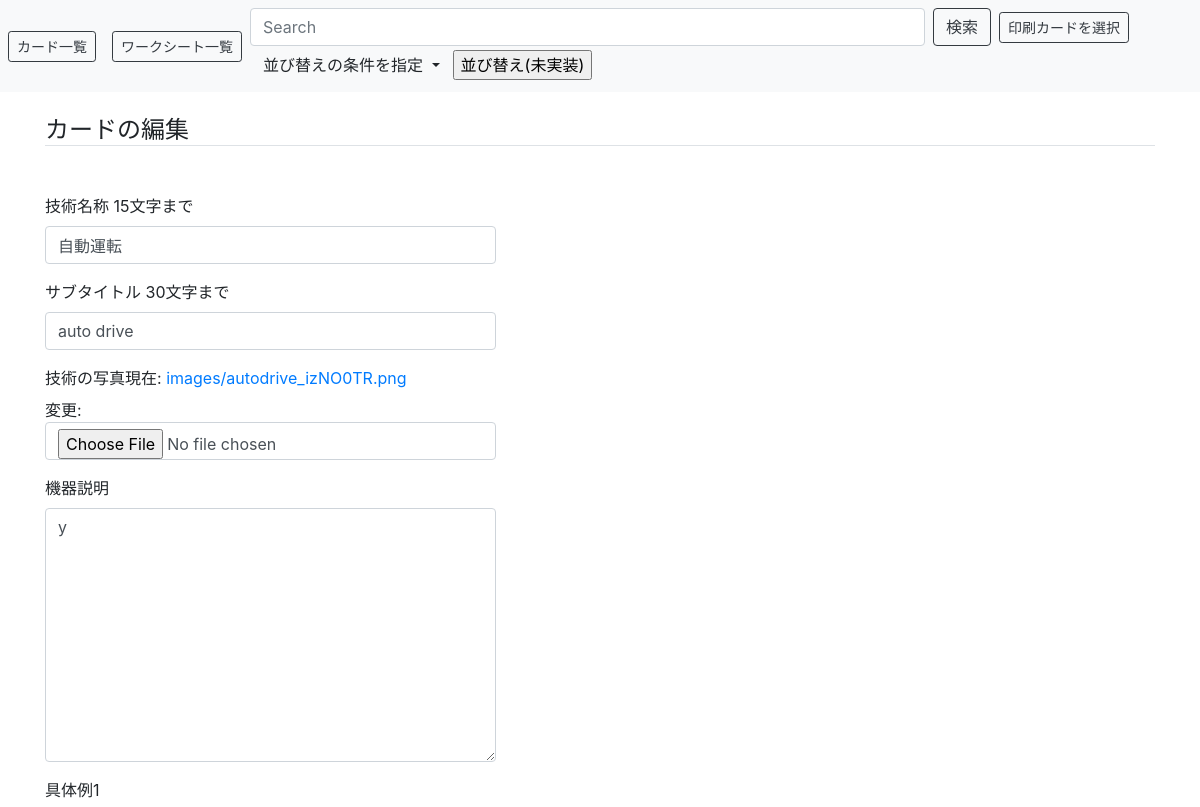
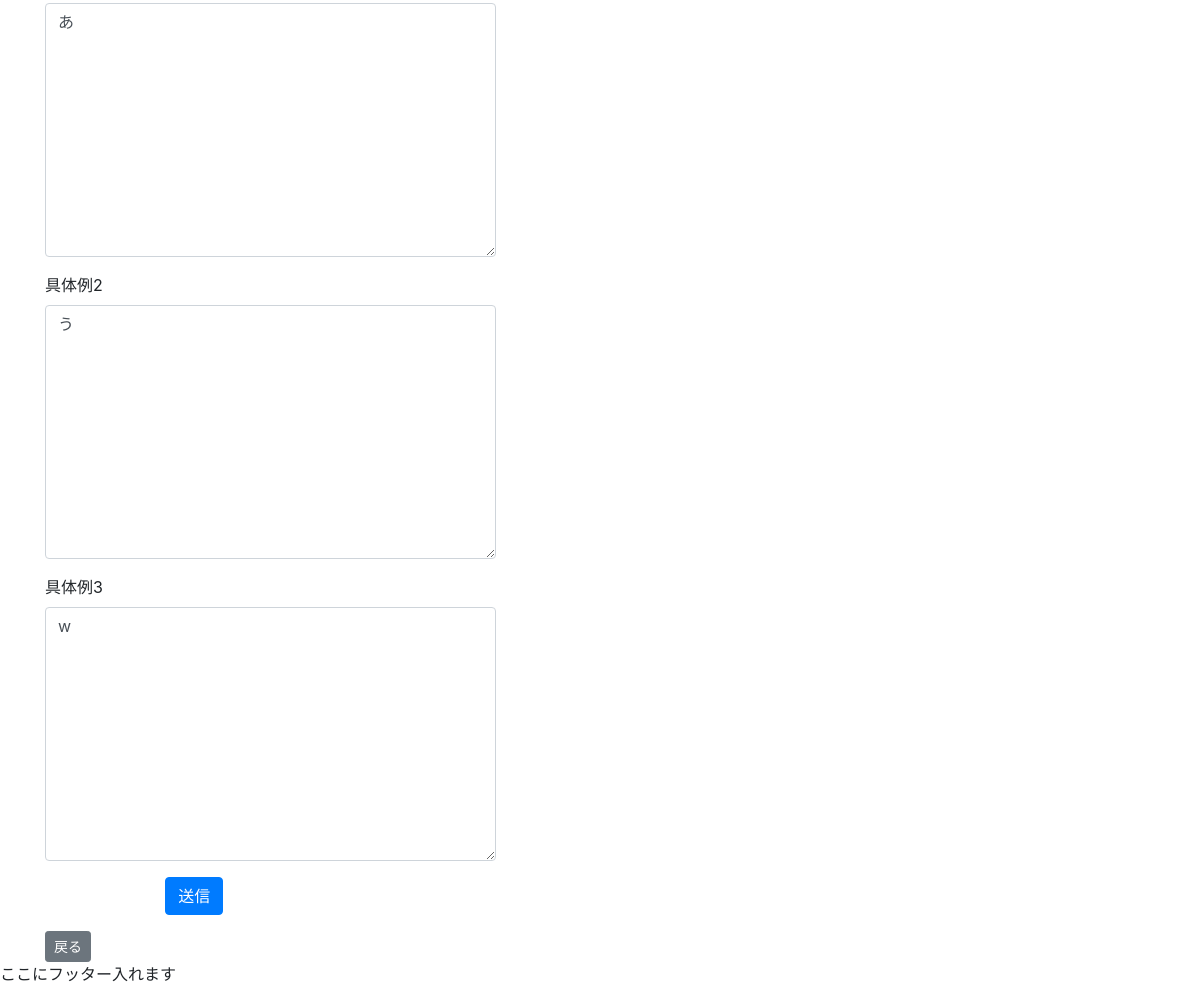
The page /card/mod/1/ on the database as committed earlier (2 pictures, top to bottom).
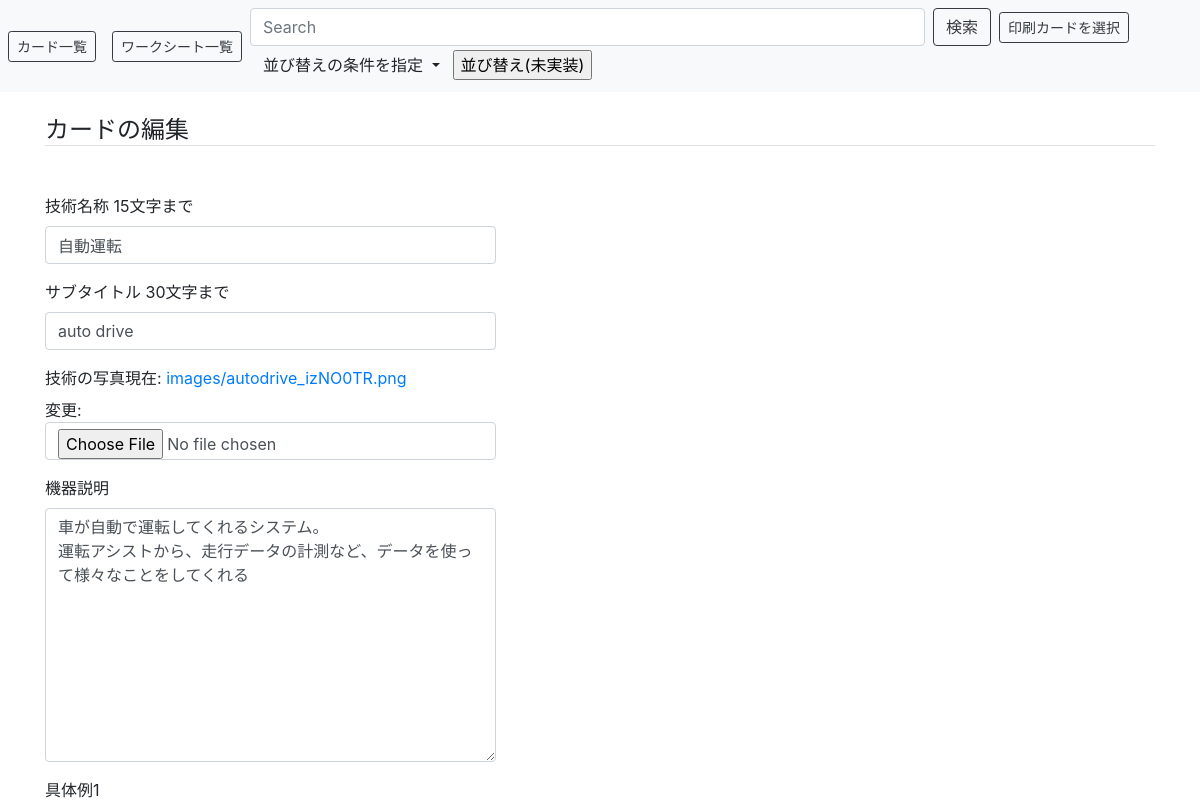
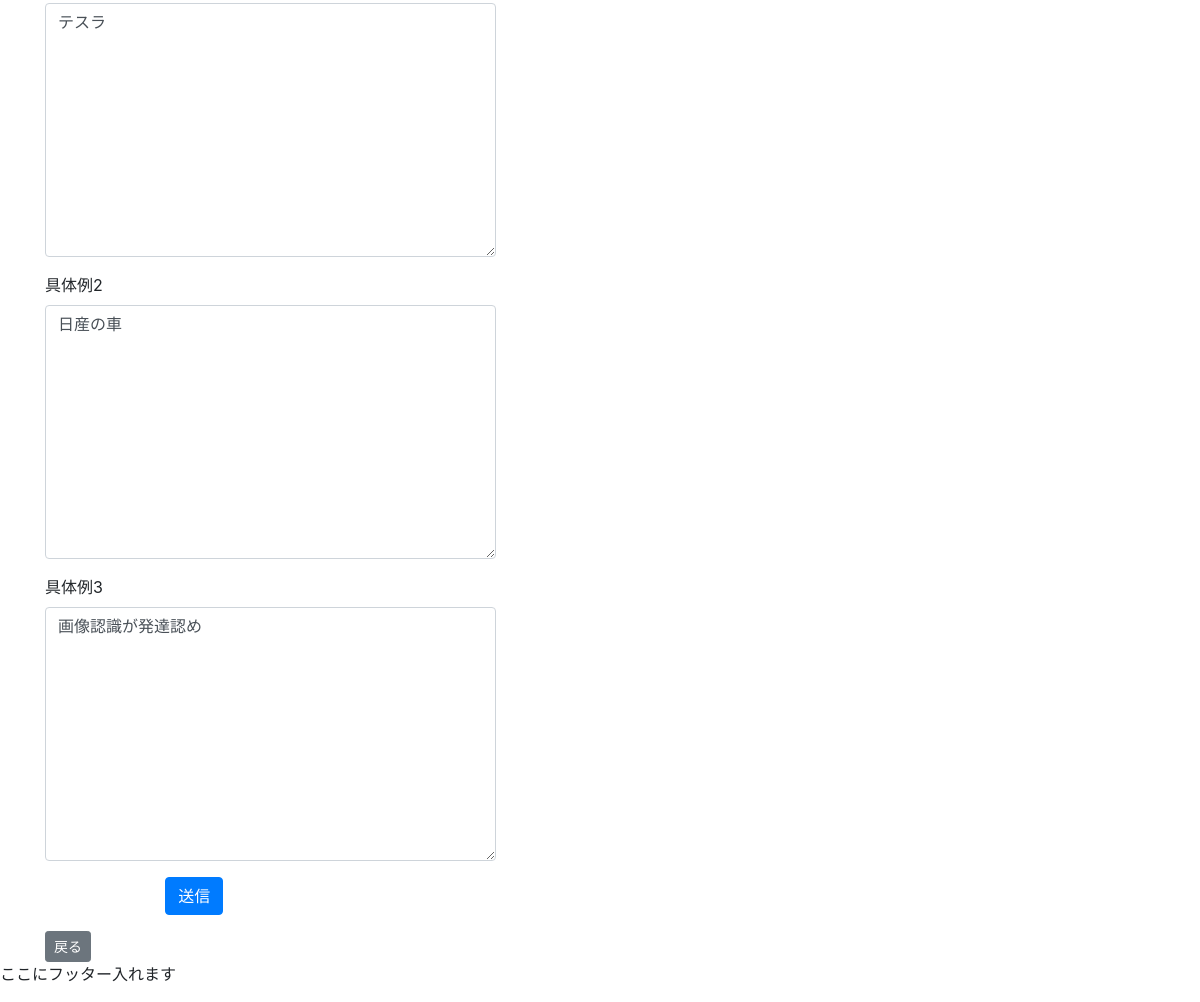
The same page on the database as committed later (2 pictures, top to bottom).
### cms/models.py (models this page shows, shortened)
class Card(models.Model):
    title = models.CharField('技術名称 15文字まで', max_length=15)
    subtitle = models.CharField('サブタイトル 30文字まで', max_length=30, blank=True, null=True)
    tags =  TaggableManager('タグ', blank=True) #タグ付する
    tecimg = models.ImageField(verbose_name='技術の写真', upload_to='images/',) #imagefild->filefildにしたら動画もいけるようになるかも
    tec_desc = models.TextField('機器説明 ',)
    desc1 = models.TextField('具体例1 ',) #必要に応じて追加できるようにしたい
    desc2 = models.TextField('具体例2 ',)
    desc3 = models.TextField('具体例3',)
    created_at = models.DateTimeField('作成日', auto_now_add=True)

### cms/views.py (the view)
# urls.py: path('card/mod/<int:card_id>/', views.card_edit, name='card_mod'),  # 修正
def card_edit(request, card_id=None):
    if card_id:   # card_id が指定されている (修正時)
        card = get_object_or_404(Card, pk=card_id)
    else:         # card_id が指定されていない (追加時)
        card = Card()
    if request.method == 'POST':
        card = Card()#格納するためのインスタンスを作成
        form = CardForm(request.POST, request.FILES, instance=card,)  # POST された request データからフォームを作成、描画
        if form.is_valid():    # フォームのバリデーション
            card = form.save(commit=False)
            card.save()
            return redirect('cms:card_list')
    else:    # GET の時
        form = CardForm(instance=card)  # card インスタンスからフォームを作成
    return render(request, 'cms/card_edit.html', dict(form=form, card_id=card_id))

### cms/forms.py
class CardForm(ModelForm):
    def __init__(self, *args, **kwd):
        super(CardForm, self).__init__(*args, **kwd)
        self.fields["subtitle"].required = False
        self.fields["desc2"].required = False
        self.fields["desc3"].required = False
    class Meta:
        model = Card
        fields = ('title','subtitle', 'tags', 'tecimg', 'tec_desc', 'desc1','desc2','desc3')

### cms/templates/cms/card_edit.html (shortened to what this page needs)
{% extends "cms/base.html" %}
{% load bootstrap4 %}
{% block content %}
    <h4 class="mt-4 mb-5 border-bottom">カードの編集</h4>
     <div class="d-flex flex-wrap">
      <div>
      {% if card_id %}
        <form method="POST" class="post-form" enctype="multipart/form-data" action="{% url 'cms:card_mod' card_id=card_id %}">
      {% else %}
        <form method="POST" class="post-form" enctype="multipart/form-data" action="{% url 'cms:card_add' %}">
      {% endif %}
      {% bootstrap_form form layout='horizontal' %}
        <div class="form-group row">
          <div class="offset-md-3 col-md-9">
            <button type="submit" class="btn btn-primary">送信</button>
          </div>
        </div>
      </div>
    </div>
    <a href="{% url 'cms:card_list' %}" class="btn btn-secondary btn-sm">戻る</a>
{% endblock content %}

### cms/templates/cms/base.html (shortened to what this page needs)
{% load i18n static %}
<!DOCTYPE html>{% get_current_language as LANGUAGE_CODE %}
<html lang="{{ LANGUAGE_CODE|default:"en-us" }}">
<head>
<link rel="stylesheet" href="{% static 'cms/css/bootstrap.min.css' %}">
</head>
<body>
  <header class="sticky-top">
    <div class="d-flex flex-wrap bg-light">
      <a href="{% url 'cms:card_list' %}" class="d-flex align-items-center my-auto mx-2 btn btn-outline-dark btn-sm">カード一覧</a>
      <a href="{% url 'cms:workseat_list' %}" class="d-flex align-items-center my-auto mx-2 btn btn-outline-dark btn-sm">ワークシート一覧</a>
      <form class="center-block form-inline w-75 py-2 my-auto my-lg-0" action="{% url 'cms:card_search' %}" method="GET">
        <input class="w-75 form-control mr-sm-2" type="search" name="q" value="{{ request.GET.q }}" placeholder="Search" aria-label="Search">
        <button class="btn btn-outline-dark my-2 my-sm-0" type="submit">検索</button>
      <a href="{% url 'cms:card_choice' %}" class="d-flex align-items-center my-auto mx-2 my-2 btn btn-outline-dark btn-sm">印刷カードを選択</a>
      <div class="dropdown">
        <button class="btn btn-default dropdown-toggle" type="button" data-toggle="dropdown">
          並び替えの条件を指定
        </button>
      </div>
      <form method="get">
        <input type="submit" value="並び替え(未実装)"/>
      </form>
    </div>
  </header>
  <div class="container">
    {% block content %}{% endblock %}
  </div>
  <footer>
    <p>ここにフッター入れます</p>
  </footer>
</body>
</html>

Rows that differ between the two databases and show on the page:
changed Card "自動運転": tec_desc "y" → "車が自動で運転してくれるシステム。 運転アシストから、走行データの計測など、データを使って様々なことをしてくれる"; desc1 "あ" → "テスラ"; desc2 "う" → "日産の車"; desc3 "w" → "画像認識が発達認め"
